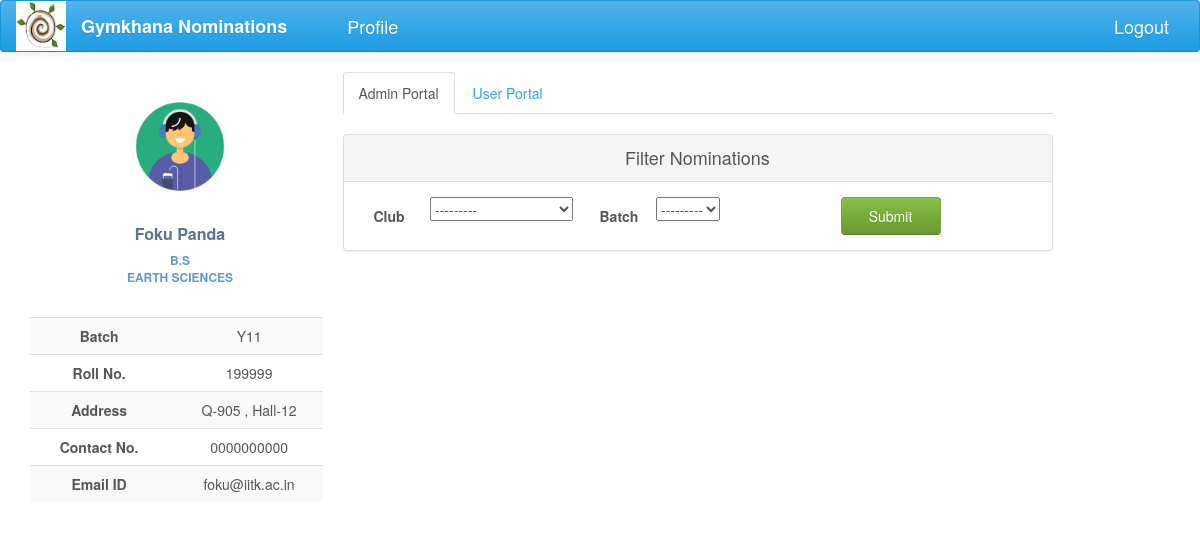
The app's page /nominations/admin_portal (signed in) with its own data.
### nomi/models.py (models this page shows, shortened)
class UserProfile(models.Model):
    user = models.OneToOneField(User, on_delete=models.CASCADE)
    name = models.CharField(max_length=40, blank=True)
    roll_no = models.IntegerField(null=True)
    year = models.CharField(max_length=4, choices=YEAR, default='Y16')
    programme = models.CharField(max_length=7, choices=PROGRAMME, default='B.Tech')
    department = models.CharField(max_length=200, choices=DEPT, default='AE')
    hall = models.CharField(max_length=10, choices=HALL, default=1)
    room_no = models.CharField(max_length=10, null=True, blank=True)
    contact = models.CharField(max_length=10, null=True, blank=True)

### nomi/views.py (the view)
def admin_portal(request):
    posts = Post.objects.filter(post_holders=request.user)
    username = UserProfile.objects.get(user=request.user)
    admin_query = Nomination.objects.none()
    for post in posts:
        query = Nomination.objects.filter(nomi_approvals=post)
        admin_query = admin_query | query
    admin_query = admin_query.distinct()
    filters = NominationFilter(request.GET, queryset=admin_query)
    return render(request, 'admin_portal.html',
                  context={'posts': posts, 'username': username, 'filter': filters})

### nomi/global_contexts.py (called while the page is built)
def context(request):
    if request.user.is_authenticated:
        try:
            my_profile = UserProfile.objects.get(user=request.user)
            my_posts = Post.objects.filter(post_holders=request.user)
            return {'my_posts': my_posts, 'my_profile': my_profile}
        except ObjectDoesNotExist:
            return {'my_posts': 0, 'my_profile': 0}
    else:
        return {'my_posts': 0, 'my_profile': 0}

### nomi/models.py (called while the page is built)
    def __str__(self):
        return self.club_name

### nomi/templates/admin_portal.html (shortened to what this page needs)
{% extends 'base2.html' %}
{% load staticfiles %}
{% load bootstrap %}
{% block content %}
<div class="profile-content ">
     <ul class="nav nav-tabs">
         <li class="active"><a href="#user" data-toggle="tab" aria-expanded="true">Admin Portal</a></li>
         <li><a href="{% url 'index' %}"aria-expanded="false">User Portal</a></li>
     </ul>
    <div id="myTabContent" class="tab-content">
         <div class="tab-pane fade active in profile-nominations" id="user">
                <br>
                <div class="panel panel-default">
                  <div class="panel-heading">Filter Nominations</div>
                  <div class="panel-body">
                    <form action="" method="get">
                        <label class="col-lg-1 control-label">Club</label>
                            <div class="col-lg-3">
                                {{filter.form.club_search__club}}
                            </div>
                        <label class="col-lg-1 control-label">Batch</label>
                            <div class="col-lg-3 ">
                                {{filter.form.year_choice}}
                            </div>
                        <input type="submit" value="Submit" class="btn btn-success nomi-filter" />
                    </form>
                  </div>
                </div>
         </div>
    </div>
</div>
{% endblock %}

### nomi/templates/base2.html (shortened to what this page needs)
<!DOCTYPE html>
<html lang="en">
{% load staticfiles %}
{% load bootstrap %}
<head>
    <link href="https://maxcdn.bootstrapcdn.com/bootswatch/3.3.7/cerulean/bootstrap.min.css" rel="stylesheet"
>
    <link href="https://maxcdn.bootstrapcdn.com/font-awesome/4.7.0/css/font-awesome.min.css" rel="stylesheet"
>
    <link rel="stylesheet" href="{% static 'nomi/css/main.css' %}" type="text/css">
</head>
<body>
{% block navigation %}
<nav class="navbar navbar-default" id="navbar">
    <div class="container-fluid">
        <div class="navbar-header">
            <a href="#">
                <div>
                    <img src="{% static 'nomi/img/gym.jpg' %}" width="50" height="50">
                </div>
            </a>
        </div>
        <div class="collapse navbar-collapse" id="bs-example-navbar-collapse-1">
            <ul class="nav navbar-nav">
                <li><a href="{% url 'index' %}" id="brand">Gymkhana Nominations</a></li>
                <li><a href="{% url 'profile' %}" id="navbar-links">Profile</a></li>
            </ul>
            <ul class="nav navbar-nav navbar-right">
                <li id="navbar-links"><a href="{% url 'logout' %}?next={% url 'login' %}">Logout</a></li>
            </ul>
        </div>
    </div>
</nav>
{% endblock %}
<div class="container-fluid">
    <div  class="row profile">
        <div class="col-lg-3 col-md-3">
            {% block profile %}
            <div id="profile" class="profile-sidebar" style="position:fixed">
                <div class="profile-userpic">
                    <img src="{% static 'nomi/img/logo.gif' %}" class="img-responsive" alt="">
                </div>
                <div class="profile-usertitle">
                    <div class="profile-usertitle-name">
                        {{my_profile.name}}
                    </div>
                    <div class="profile-usertitle-job">
                        {{my_profile.programme}} <br> {{my_profile.department}}
                    </div>
                </div>
                <div class="profile-usermenu">
                    <table class="table table-striped table-hover ">
                        <tbody>
                        <tr>
                            <td id="topic">Batch</td>
                            <td>{{my_profile.year}} </td>
                        </tr>
                        <tr>
                            <td id="topic">Roll No.</td>
                            <td>{{my_profile.roll_no}} </td>
                        </tr>
                        <tr>
                            <td id="topic">Address</td>
                            <td>{{my_profile.room_no}} , Hall-{{my_profile.hall}}</td>
                        </tr>
                        <tr>
                            <td id="topic">Contact No.</td>
                            <td>{{ my_profile.contact }}</td>
                        </tr>
                        <tr>
                            <td id="topic">Email ID</td>
                            <td>{{my_profile.user}}@iitk.ac.in</td>
                        </tr>
                        </tbody>
                    </table>
                </div>
            </div>
            {% endblock %}
        </div>
        <div class="col-lg-8 col-md-8">
            {% block content %}{% endblock %}
        </div>
    </div>
</div>
</body>
</html>

### nomi/static/nomi/css/main.css (style rules this page uses)
#brand { text-decoration: none; font-size: large; font-weight: bold; margin-right: 30px; }
#navbar-links { font-size: large; }
#navbar { position: fixed; width: 100%; z-index: 100; }
body { background: #ffffff; }
.profile { margin: 20px 0; }
.profile-sidebar { padding: 20px 0 10px 0; width: 300px; margin-top: 50px; }
.profile-userpic img { float: none; margin: 0 auto; width: 50%; height: 50%; -webkit-border-radius: 50% !important; -moz-border-radius: 50% !important; border-radius: 50% !important; }
.profile-usertitle { text-align: center; margin-top: 20px; }
.profile-usertitle-name { color: #5a7391; font-size: 16px; font-weight: 600; margin-bottom: 7px; }
.profile-usertitle-job { text-transform: uppercase; color: #5b9bd1; font-size: 12px; font-weight: 600; margin-bottom: 15px; }
.profile-usermenu { margin-top: 30px; }
.profile-usermenu table tbody tr td { text-align: center; }
#topic { font-weight: bolder; }
.profile-content { z-index: 0; margin-top: 32px; padding: 20px; background: #ffffff; min-height: 460px; }
.btn { width: 150px; }
.panel-default .panel-heading { text-align: center; font-size: large; }
.control-label { text-align: center; padding-top: 9px; }
.nomi-filter { margin-left: 30px; width: 100px; }

### records on screen
UserProfile: name "Foku Panda", programme "B.S", department "EARTH SCIENCES", year "Y11", roll_no "199999", room_no "Q-905", hall "12", contact "0000000000", user "foku"
